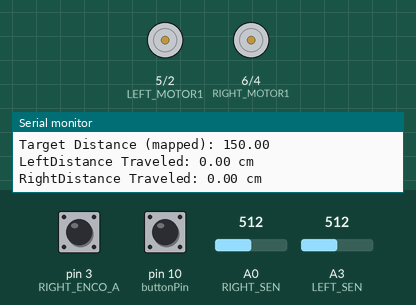
A sketch run on a simulated Arduino Uno, built with avr-gcc and run on an emulated ATmega328P. Parts: motor-driver pin pairs drawn as motors (green arrow = first pin HIGH = forward, orange = second pin HIGH = backward, longer = more drive), the last lines printed to the serial monitor. The test bench sets the inputs (shaded band); at power-on: pin 10 (buttonPin) LOW, pin 3 (RIGHT_ENCO_A) HIGH, A0 (RIGHT_SEN) = 512, A3 (LEFT_SEN) = 512.

Above: at 1.2 s.
1.3 s: pin 10 (buttonPin) pulled HIGH for 3.2 s
7.5 s: pin 10 (buttonPin) pulled HIGH for 1 s
At 8.4 s:
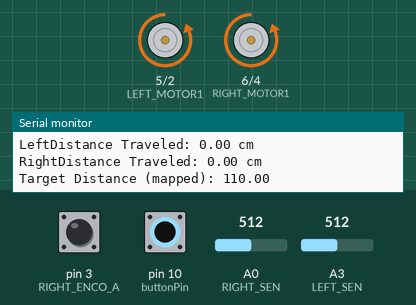
10.0 s: pin 10 (buttonPin) pulled HIGH for 0.15 s
At 11.9 s:
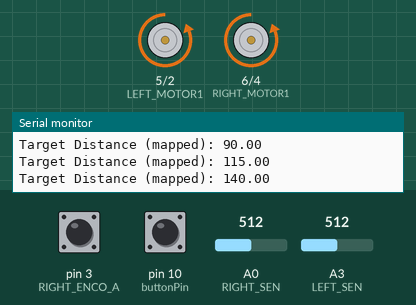
Timing chart, 0 to 13.4 s (numbered marks = the images above; inputs shaded):
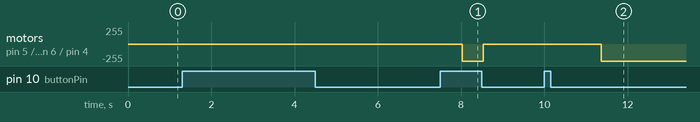

Measured:
- after the input at 7.5 s, motor on pin 5 (LEFT_MOTOR1) / pin 2 (LEFT_MOTOR2), motor on pin 6 (RIGHT_MOTOR1) / pin 4 (RIGHT_MOTOR2): stopped → backward 255/255 after 0.53 s, → stopped 0.50 s later
- after the input at 10.0 s, motor on pin 5 (LEFT_MOTOR1) / pin 2 (LEFT_MOTOR2), motor on pin 6 (RIGHT_MOTOR1) / pin 4 (RIGHT_MOTOR2): stopped → backward 255/255 after 1.4 s

The sketch:

QuadratureEncoderDistance.ino
```cpp
#define RIGHT_SEN A0
#define MID_RIGHT_SEN A1
#define MID_LEFT_SEN A2
#define LEFT_SEN A3

#define LEFT_MOTOR1 5
#define LEFT_MOTOR2 2
#define RIGHT_MOTOR1 6
#define RIGHT_MOTOR2 4

#define LEFT_ENCO_A 7
#define LEFT_ENCO_B 8

#define RIGHT_ENCO_A 3
#define RIGHT_ENCO_B 9

#define STOP 0
#define RUN 1

#define ERR 20

#define DISTANCE_TRIG 750

#define SIDE_TRIG_L 900
#define SIDE_TRIG_R 900

#define CEN_TRIG_L 945
#define CEN_TRIG_R 910

const float wheel_diameter = 2.2118;
const int PPR = 100;
float distance_per_pulse = (PI * wheel_diameter) / PPR;

volatile long pulseCountLeft = 0;
long lastPulseCountLeft = 0;
float distanceTraveledLeft = 0.0;

volatile long pulseCountRight = 0;
long lastPulseCountRight = 0;
float distanceTraveledRight = 0.0;

float targetDistance = 0.0;
float distanceToObject = 0.0;

float tolerance = 1.0;

int sensorReading[10];
int totalLeftReading = 0;

int rightSensorReading[10];
int totalRightReading = 0;

const int buttonPin = 10;

int state = STOP;

int leftSen = 0;
int midLeftSen = 0;
int midRightSen = 0;
int rightSen = 0;

int combinedAveragedSenValue;

void leftMotor() {
  int pinLA = digitalRead(LEFT_ENCO_A);
  int pinLB = digitalRead(LEFT_ENCO_B);

  if (pinLA != pinLB) {
    pulseCountLeft++;
  } else {
    pulseCountLeft--;
  }
}

void rightMotor() {
  int pinRA = digitalRead(RIGHT_ENCO_A);
  int pinRB = digitalRead(RIGHT_ENCO_B);

  if (pinRA != pinRB) {
    pulseCountRight++;
  } else {
    pulseCountRight--;
  }
}

void controlMotorLeft() {
  if (combinedAveragedSenValue >= DISTANCE_TRIG) {
    if (distanceTraveledLeft < targetDistance - tolerance) {
      digitalWrite(LEFT_MOTOR1, LOW);
      digitalWrite(LEFT_MOTOR2, HIGH);
    }
  }
}

void controlMotorRight() {
  if (combinedAveragedSenValue >= DISTANCE_TRIG) {
    if (distanceTraveledRight < targetDistance - tolerance) {
      digitalWrite(RIGHT_MOTOR1, LOW);
      digitalWrite(RIGHT_MOTOR2, HIGH);
    }
  }
}

//void controlMotor(int senValue, int distanceTrigg, float& distanceTraveled, float targetDistance,
//                  float tolerance, int motorPin1, int motorPin2, String motorName) {
//  if (senValue >= distanceTrigg) {
//    if (distanceTraveled < targetDistance - tolerance) {
//      digitalWrite(motorPin1, LOW);
//      digitalWrite(motorPin2, HIGH);
//      Serial.print(motorName);
//      Serial.println(" motor moving forward.");
//    }
//  }
//}

void setup() {
  pinMode(LEFT_MOTOR1, OUTPUT);
  pinMode(LEFT_MOTOR2, OUTPUT);
  pinMode(RIGHT_MOTOR1, OUTPUT);
  pinMode(RIGHT_MOTOR2, OUTPUT);

  pinMode(LEFT_SEN, INPUT);

  pinMode(buttonPin, INPUT);

  attachInterrupt(digitalPinToInterrupt(LEFT_ENCO_A), leftMotor, CHANGE);
  attachInterrupt(digitalPinToInterrupt(LEFT_ENCO_B), leftMotor, CHANGE);

  attachInterrupt(digitalPinToInterrupt(RIGHT_ENCO_A), rightMotor, CHANGE);
  attachInterrupt(digitalPinToInterrupt(RIGHT_ENCO_B), rightMotor, CHANGE);

  distanceTraveledLeft = 0.0;
  distanceTraveledRight = 0.0;

  Serial.begin(9600);
}

void loop() {
  totalLeftReading = 0;

  for (int i = 0; i < 10; i++) {
    sensorReading[i] = analogRead(LEFT_SEN);
    totalLeftReading += sensorReading[i];
    delay(10);
  }

  for (int i = 0; i < 10; i++) {
    rightSensorReading[i] = analogRead(RIGHT_SEN);
    totalRightReading += rightSensorReading[i];
    delay(10);
  }

  int averagedSenValueLeft = totalLeftReading / 10;
  int averagedSenValueRight = totalRightReading / 10;

  combinedAveragedSenValue = (averagedSenValueLeft + averagedSenValueRight) / 2;
  targetDistance = map(combinedAveragedSenValue, 0, 1023, 0, 100);
  Serial.print("Target Distance (mapped): ");
  Serial.println(targetDistance);

  distanceTraveledLeft = pulseCountLeft * distance_per_pulse;
  distanceTraveledRight = pulseCountRight * distance_per_pulse;

  if (millis() - lastPulseCountLeft >= 1000) {
    lastPulseCountLeft = millis();
    Serial.print("LeftDistance Traveled: ");
    Serial.print(distanceTraveledLeft);
    Serial.println(" cm");
  }

  if (millis() - lastPulseCountRight >= 1000) {
    lastPulseCountRight = millis();
    Serial.print("RightDistance Traveled: ");
    Serial.print(distanceTraveledRight);
    Serial.println(" cm");
  }

  //  unsigned long currentMillis = millis();

  if (digitalRead(buttonPin)) {
    state++;
    if (state == 2) state = 0;
    delay(300);
  }

  switch (state) {
    case RUN:
      controlMotorRight();
      controlMotorLeft();

      //      controlMotor(combinedAveragedSenValue, DISTANCE_TRIG, distanceTraveledLeft, targetDistance, tolerance, LEFT_MOTOR1, LEFT_MOTOR2, "Left");
      //      controlMotor(combinedAveragedSenValue, DISTANCE_TRIG, distanceTraveledRight, targetDistance, tolerance, RIGHT_MOTOR1, RIGHT_MOTOR2, "Right");
      state = RUN;
      break;

    case STOP:
      digitalWrite(LEFT_MOTOR1, LOW);
      digitalWrite(LEFT_MOTOR2, LOW);
      digitalWrite(RIGHT_MOTOR1, LOW);
      digitalWrite(RIGHT_MOTOR2, LOW);
      state = STOP;
      break;
  }
}
```
